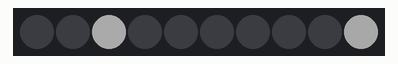
Simulated run of this sketch. Board: Arduino Uno, built with avr-gcc and run on an emulated ATmega328P. On the bench: 10 RGB LEDs in strip order, left to right. Dim RGB values are drawn brighter than linear; random numbers use the default seed unless the sketch sets one.

Above: at 0.21 s.
At 5.07 s:
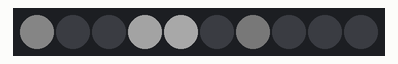
At 10.09 s:
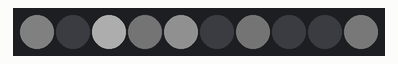
At 19.97 s:
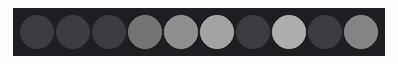
At 29.85 s:
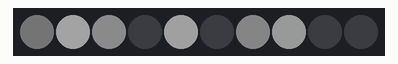
At 39.89 s:
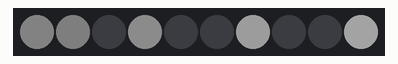

The sketch:

twinklefade.ino
```cpp
#include <FastLED.h>

#define NUM_LEDS 10
#define DATA_PIN 8
#define MAX_VOLTS 5
#define MAX_AMPS 500
#define BRIGHTNESS 50

CRGB leds[NUM_LEDS];

void setup() {
  FastLED.addLeds<WS2812B, DATA_PIN, GRB>(leds, NUM_LEDS);
  FastLED.setMaxPowerInVoltsAndMilliamps(MAX_VOLTS, MAX_AMPS);
  FastLED.setBrightness(BRIGHTNESS);
}

void loop() {
  // 1. Fade everything slightly every frame (creates a "tail" effect)
  fadeToBlackBy(leds, NUM_LEDS, 20); //fadeToBlackBy(<led array>, <no_of_leds>, <reducing effect>)

  // 2. Pick a random LED and turn it white
  if(random8() < 50) { // Only do this about 20% of the time
    int i = random8(NUM_LEDS);
    leds[i] = CRGB::White;
  }

  FastLED.show();
  delay(50);
}
```
